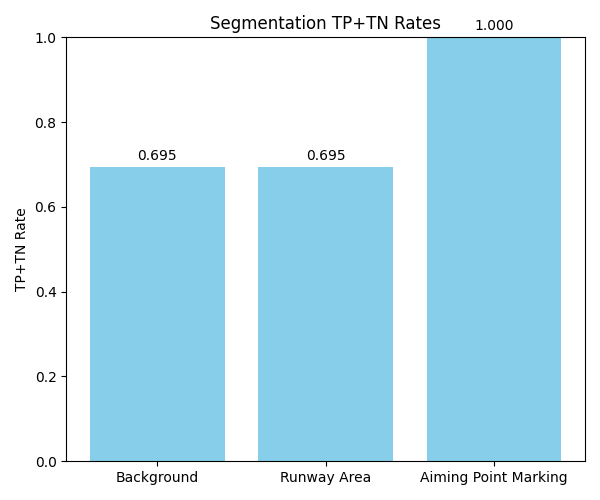
#> input picture tp_tn_rates.png, 600 x 500 px
$ python reso_fix.py --input . --output out --width 100 --height 100
#> lines starting #> are read from the running program, lines starting #| are printed output that depends on the picture
import os
import cv2
import numpy as np
from tqdm import tqdm
import argparse

def standardize_resolution(input_dir, output_dir, target_width, target_height, keep_aspect_ratio=False, padding=False):
    """
    Standardize the resolution of all images in the input directory.

    Args:
        input_dir (str): Directory containing images to be processed
        output_dir (str): Directory where processed images will be saved
        target_width (int): Target width for all images
        target_height (int): Target height for all images
        keep_aspect_ratio (bool): Whether to maintain aspect ratio when resizing
        padding (bool): Whether to add padding after resizing to reach target dimensions
    """
#> called with input_dir = '.', output_dir = 'out', target_width = 100, target_height = 100, keep_aspect_ratio = False, padding = False
    # Create output directory if it doesn't exist
    os.makedirs(output_dir, exist_ok=True)

    # Get all image files
    image_extensions = ['.jpg', '.jpeg', '.png', '.tif', '.tiff', '.bmp']
    image_files = [f for f in os.listdir(input_dir) if os.path.splitext(f.lower())[1] in image_extensions]

    print(f"Found {len(image_files)} images in {input_dir}")

    # Process each image
    for image_file in tqdm(image_files, desc="Processing images"):
        # Read the image
        img_path = os.path.join(input_dir, image_file)
        try:
            img = cv2.imread(img_path)
#> img is the input picture: shape (500, 600, 3); mean B, G, R 241.8, 228.6, 196.4
            if img is None:
                print(f"Failed to read {img_path}, skipping...")
                continue
        except Exception as e:
            print(f"Error reading {img_path}: {e}")
            continue

        if keep_aspect_ratio:
            if padding:
                # Resize the image while maintaining aspect ratio
                h, w = img.shape[:2]
                ratio = min(target_width / w, target_height / h)
                new_w, new_h = int(w * ratio), int(h * ratio)
                resized = cv2.resize(img, (new_w, new_h), interpolation=cv2.INTER_AREA)

                # Create a black canvas with target dimensions
                standardized = np.zeros((target_height, target_width, 3), dtype=np.uint8)

                # Calculate offsets to center the image in the canvas
                x_offset = (target_width - new_w) // 2
                y_offset = (target_height - new_h) // 2

                # Place the resized image on the canvas
                standardized[y_offset:y_offset + new_h, x_offset:x_offset + new_w] = resized
            else:
                # Resize the image while maintaining aspect ratio, without padding
                h, w = img.shape[:2]
                ratio = min(target_width / w, target_height / h)
                new_w, new_h = int(w * ratio), int(h * ratio)
                standardized = cv2.resize(img, (new_w, new_h), interpolation=cv2.INTER_AREA)
        else:
            # Directly resize to target dimensions (may distort aspect ratio)
            standardized = cv2.resize(img, (target_width, target_height), interpolation=cv2.INTER_AREA)
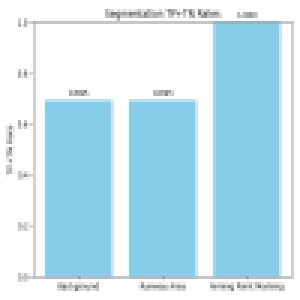
#> standardized: shape (100, 100, 3) (shown 3 times larger); mean B, G, R 241.8, 228.6, 196.4

        # Save the standardized image
        output_path = os.path.join(output_dir, image_file)
        cv2.imwrite(output_path, standardized)

    print(f"Finished processing {len(image_files)} images. Output saved to {output_dir}")

def main():
    parser = argparse.ArgumentParser(description='Standardize image resolution')
    parser.add_argument('--input', required=True, help='Input directory containing images')
    parser.add_argument('--output', required=True, help='Output directory for standardized images')
    parser.add_argument('--width', type=int, required=True, help='Target width')
    parser.add_argument('--height', type=int, required=True, help='Target height')
    parser.add_argument('--keep-aspect', action='store_true', help='Keep aspect ratio')
    parser.add_argument('--padding', action='store_true', help='Add padding to maintain target dimensions')

    args = parser.parse_args()

    standardize_resolution(
        args.input,
        args.output,
        args.width,
        args.height,
        args.keep_aspect,
        args.padding
    )

if __name__ == "__main__":
    main()
